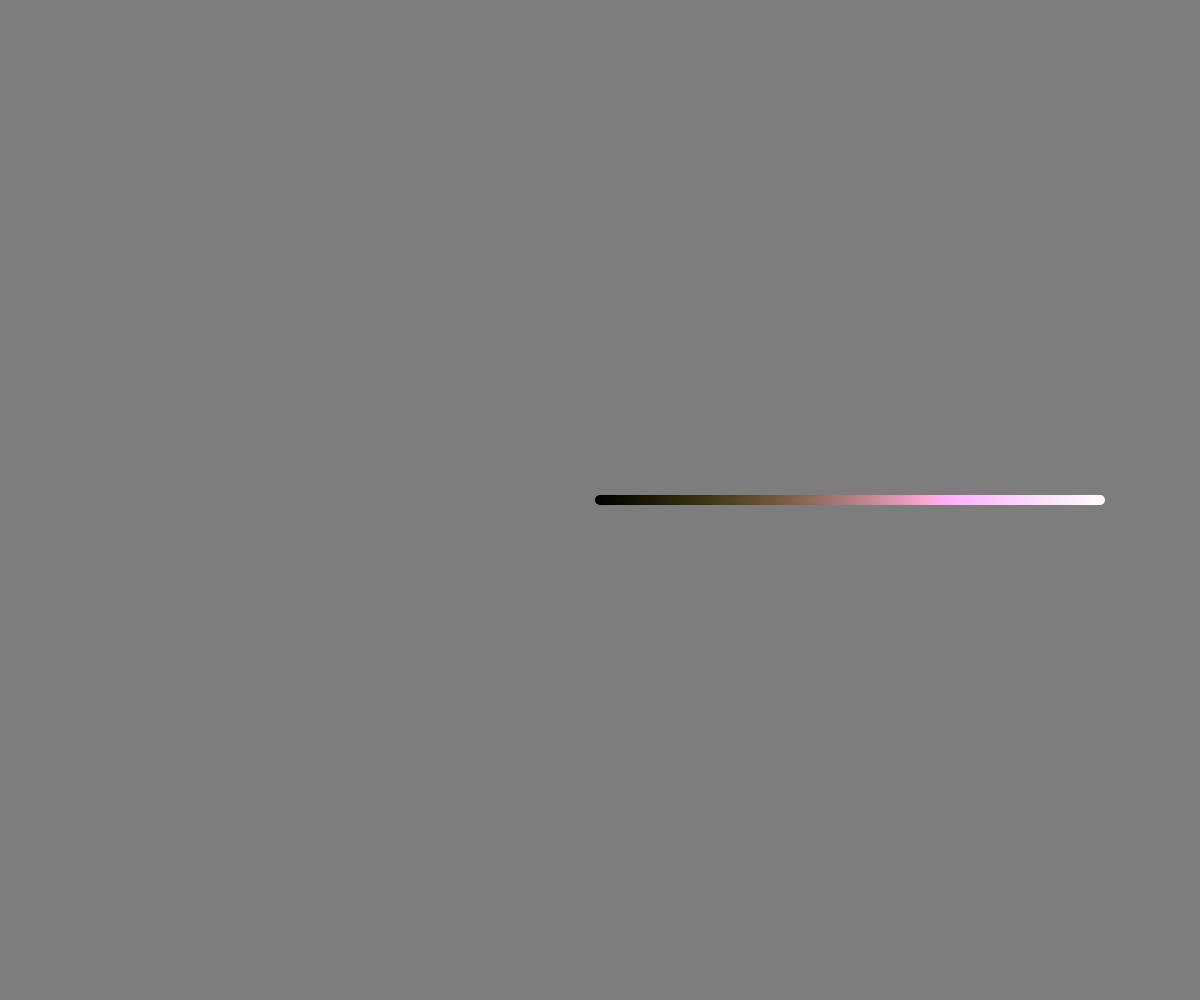
Frame 1 (no input)
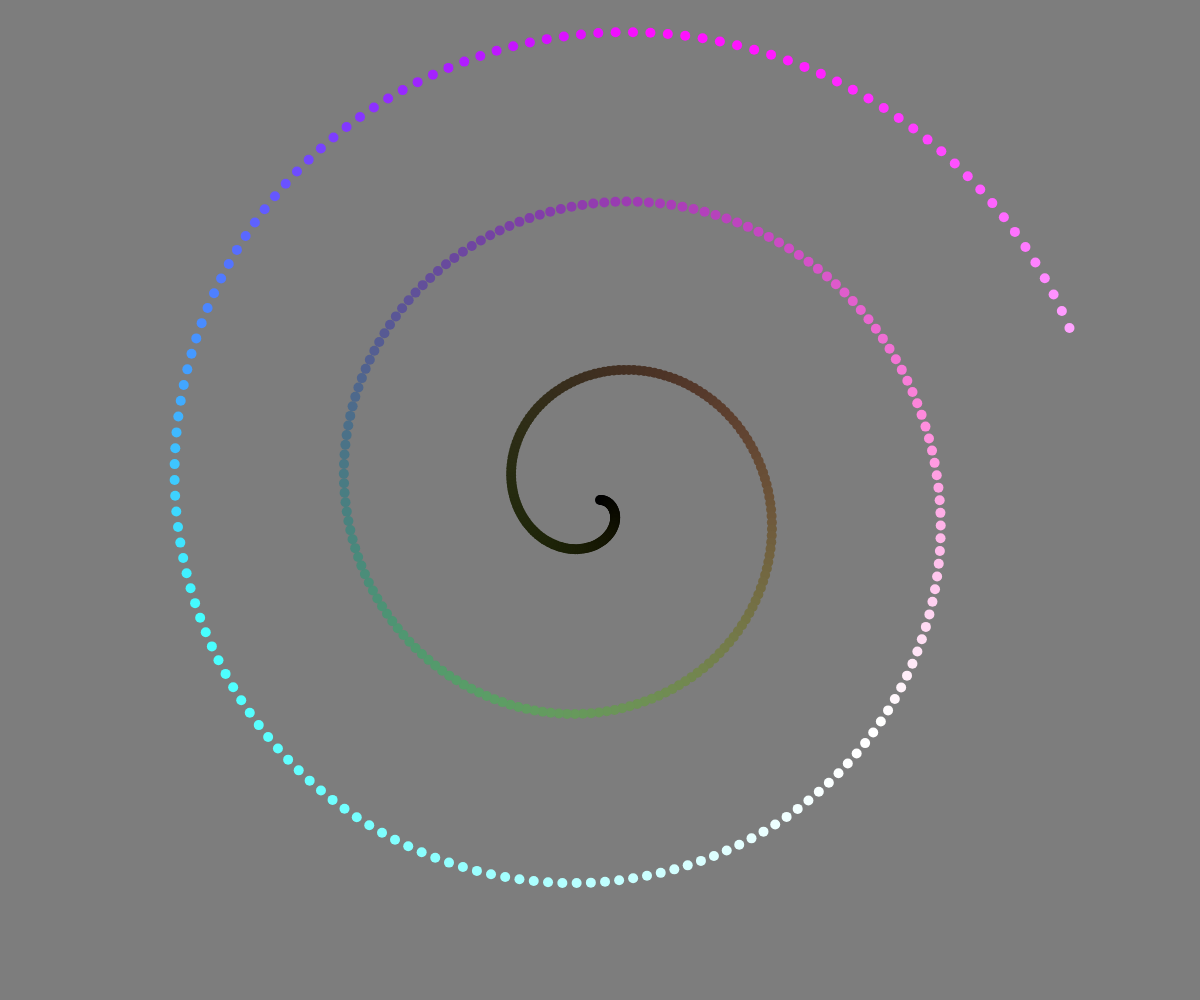
Frame 60 (no input)
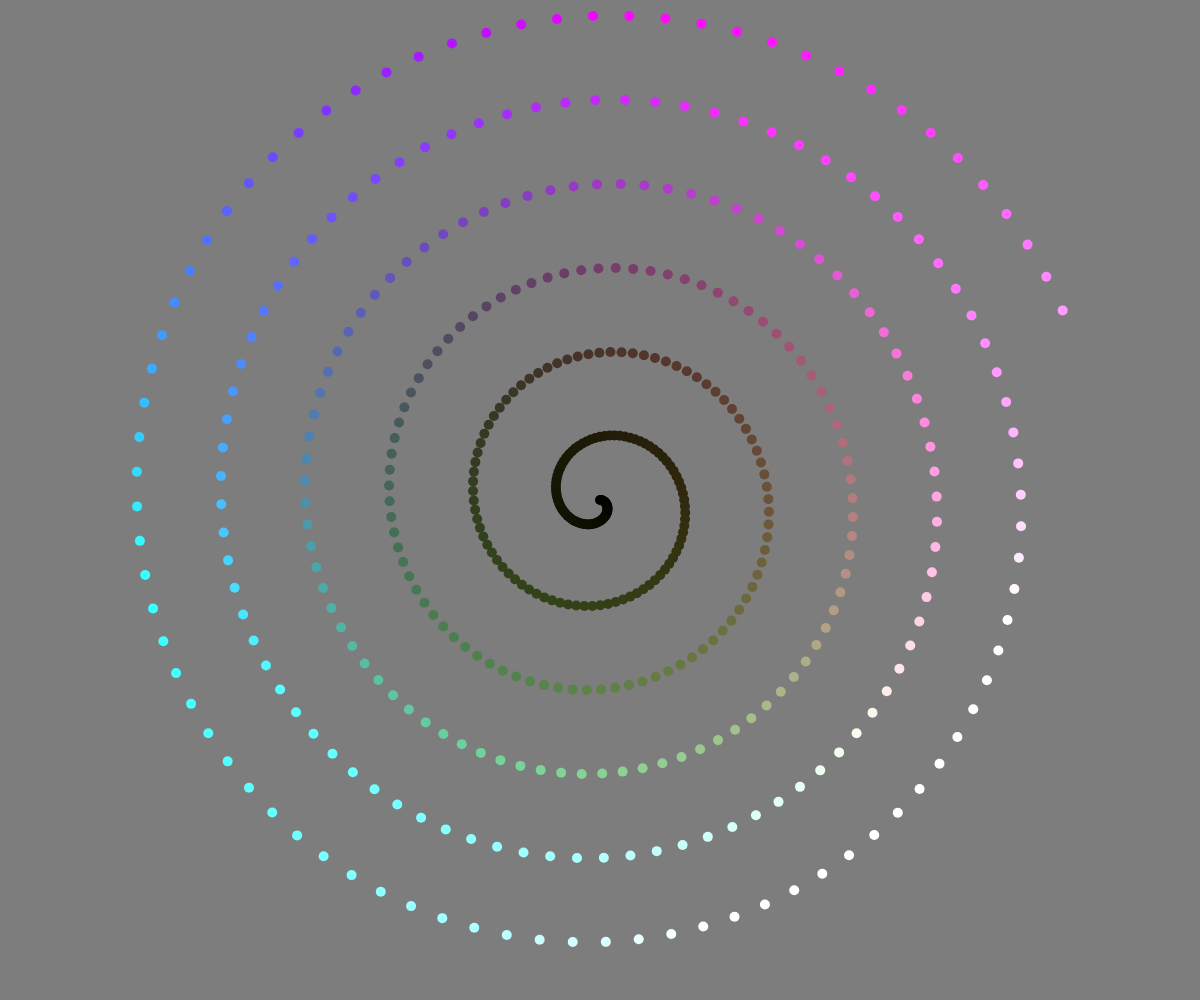
Frame 120 (the mouse pressed at the canvas centre since frame 60)

The p5.js sketch that drew these frames (run headless with seeded random() and noise() and a simulated clock; from frame 60 on, the mouse is pressed at the canvas centre):

// p5.js sketch
// ── sketch.js
let numPoints = 500,
  turnFraction = 0;

function setup() {
  createCanvas(windowWidth, windowHeight);
  background(125);
}

function draw() {
  clear();

  background(125);
  for (let i = 0; i < numPoints; i++) {
    let dst = i / (numPoints - 1);
    let angle = 2 * Math.PI * turnFraction * i;

    let x = windowWidth / 2 + dst * Math.cos(angle) * 500;
    let y = windowHeight / 2 + dst * Math.sin(angle) * 500;
    noStroke();

    let nX = norm(x, 0, windowWidth);
    let nY = norm(y, 0, windowHeight);
    let nI = norm(i, 0, numPoints);

    let r = lerp(nX, 0, i);
    let g = lerp(nY, 0, i);
    let b = lerp(nI, 0, i);

    fill(color(-r, -g, -b));
    circle(x, y, 10);
  }
  turnFraction += 0.0001;
}

function norm(value, min, max) {
  return (value - min) / (max - min);
}

function lerp(norm, min, max) {
  return (max - min) * norm + min;
}
